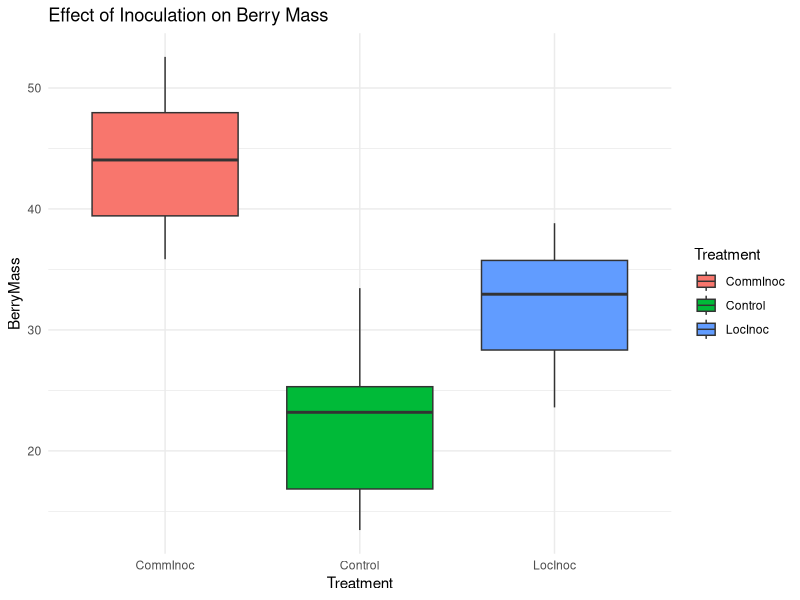
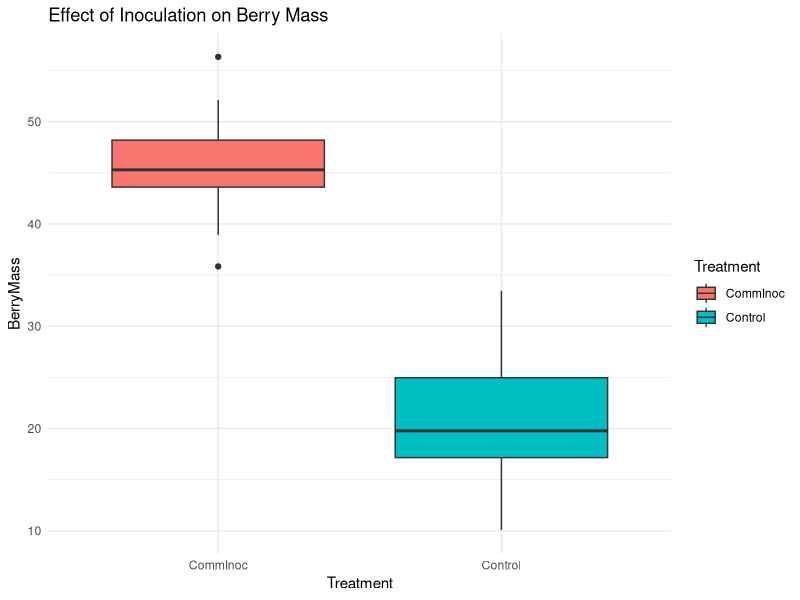
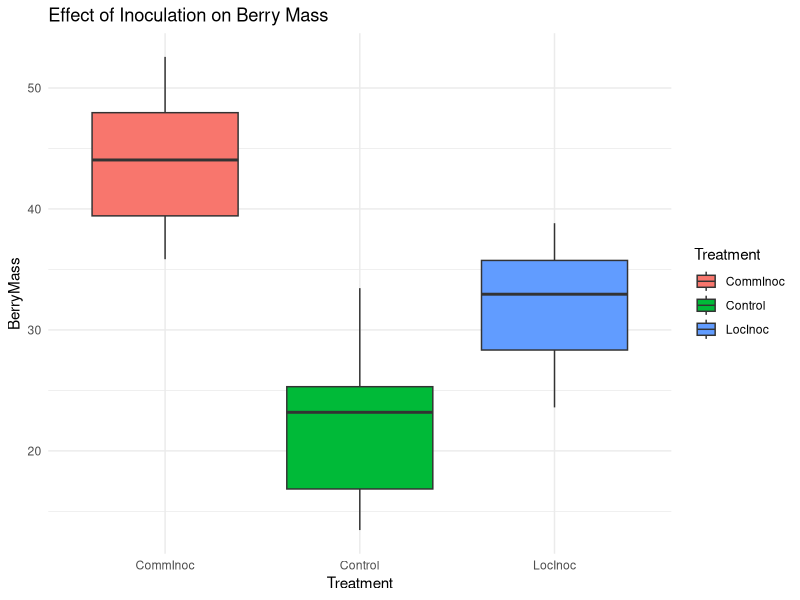

The R source for these figures, in order:
# homework 8
# 8 April 2021
# Sandra Nnadi

# Prediction- inoculation of blueberry plants with microbial inoculum increases berry fruit mass
# Null hypothesis (Ho)- there is no significant difference between control and treated blueberry plants. Ho=0
# Alternative hypothesis (Ha)- there is a significant difference between control and treated plants. Ha</>0
# data should follow normal distribution
# X =independent/causal variable we manipulate
# Y = dependent/response variable we measure
# what is the signal of the effect of X on Y
# Predictor is discrete- Treatment groups
# Response is continuous - Berry mass
# I will use an ANOVA to see whether the average of response variable among treatment group differs or not.

#--------------------------------------------------
library(ggplot2)
# Create random dataset
bb_group <- 3 #number of treatment group
bb_name <- c("Control","CommInoc","LocInoc") #name of groups
bb_size <- c(17,15,16) #sample sizes
bb_mean <- c(22,45,32) #mean responses
bb_sd <- c(5,5,5) #standard deviation
ID <- 1:sum(bb_size) #creates unique ID

BerryMass <- c(rnorm(n=bb_size[1],mean = bb_mean[1],sd=bb_sd[1]),
               rnorm(n=bb_size[2],mean = bb_mean[2],sd=bb_sd[2]),
               rnorm(n=bb_size[3],mean = bb_mean[3],sd=bb_sd[3]))

Treatment <- rep(bb_name,bb_size)               

# Construct data frame
ano_data <- data.frame(ID,Treatment,BerryMass)
head(ano_data)

# Analyze data with ANOVA
ano_model <- aov(BerryMass~Treatment,data = ano_data)
print(ano_model)
z <- summary(ano_model)
print(z)

flat_out <- unlist(z)
ano_stats <- list(f_ratio <- unlist(z)[7],f_Pval <- unlist(z)[9])
print(ano_stats)

# Graph ANOVA data
ano_plot <- ggplot(ano_data)+
  aes(x=Treatment,y=BerryMass,fill=Treatment)+
  geom_boxplot()+
  labs(title = "Effect of Inoculation on Berry Mass")+
  theme_minimal()

print(ano_plot)

ggsave(filename = "BerryANOVAplot.pdf",plot = ano_plot,device = "pdf")


# Run analysis again with different set of random numbers
# Create another random dataset
bb_group <- 3 #number of treatment group
bb_name <- c("Control","CommInoc","LocInoc") #name of groups
bb_size <- c(17,15,16) #sample sizes
bb_mean <- c(22,45,32) #mean responses
bb_sd <- c(5,5,5) #standard deviation
ID <- 1:sum(bb_size) #creates unique ID

BerryMass <- c(rnorm(n=bb_size[1],mean = bb_mean[1],sd=bb_sd[1]),
               rnorm(n=bb_size[2],mean = bb_mean[2],sd=bb_sd[2]),
               rnorm(n=bb_size[3],mean = bb_mean[3],sd=bb_sd[3]))

Treatment <- rep(bb_name,bb_size)               

# Construct data frame
ano_data <- data.frame(ID,Treatment,BerryMass)
head(ano_data)

# Analyze data with ANOVA
ano_model <- aov(BerryMass~Treatment,data = ano_data)
print(ano_model)
z <- summary(ano_model)
print(z)

flat_out <- unlist(z)
ano_stats <- list(f_ratio <- unlist(z)[7],f_Pval <- unlist(z)[9])
print(ano_stats)

# Adjusting the means of the three groups
bb_group <- 3 #number of treatment group
bb_name <- c("Control","CommInoc","LocInoc") #name of groups
bb_size <- c(17,15,16) #sample sizes
bb_mean <- c(20,35,30) #mean responses
bb_sd <- c(5,5,5) #standard deviation
ID <- 1:sum(bb_size) #creates unique ID

BerryMass <- c(rnorm(n=bb_size[1],mean = bb_mean[1],sd=bb_sd[1]),
               rnorm(n=bb_size[2],mean = bb_mean[2],sd=bb_sd[2]),
               rnorm(n=bb_size[3],mean = bb_mean[3],sd=bb_sd[3]))

Treatment <- rep(bb_name,bb_size)                

# Construct data frame
ano_data2 <- data.frame(ID,Treatment,BerryMass)
head(ano_data2)

# Analyze data with ANOVA
ano_model2 <- aov(BerryMass~Treatment,data = ano_data2)
print(ano_model2)
str(ano_model2)
z <- summary(ano_model2)
print(z)


# Adjusting the mean again
bb_group <- 2 #number of treatment group
bb_name <- c("Control","CommInoc") #name of groups
bb_size <- c(17,15) #sample sizes
bb_mean <- c(28,32) #mean responses
bb_sd <- c(5,5) #standard deviation
ID <- 1:sum(bb_size) #creates unique ID

BerryMass <- c(rnorm(n=bb_size[1],mean = bb_mean[1],sd=bb_sd[1]),
               rnorm(n=bb_size[2],mean = bb_mean[2],sd=bb_sd[2]))

Treatment <- rep(bb_name,bb_size)               

# Construct data frame
ano_data3 <- data.frame(ID,Treatment,BerryMass)
head(ano_data3)

# Analyze data with ANOVA
ano_model3 <- aov(BerryMass~Treatment,data = ano_data3)
print(ano_model3)
z <- summary(ano_model3)
print(z)


# two way test
library(ggplot2)
# Create random dataset
bb_group <- 2 #number of treatment group
bb_name <- c("Control","CommInoc") #name of groups
bb_size <- c(17,15) #sample sizes
bb_mean <- c(22,45) #mean responses
bb_sd <- c(5,5) #standard deviation
ID <- 1:sum(bb_size) #creates unique ID

BerryMass <- c(rnorm(n=bb_size[1],mean = bb_mean[1],sd=bb_sd[1]),
               rnorm(n=bb_size[2],mean = bb_mean[2],sd=bb_sd[2]))

Treatment <- rep(bb_name,bb_size)               

# Construct data frame
BB_data <- data.frame(ID,Treatment,BerryMass)
head(BB_data)

# Analyze data with Two way T-test
BB_model <- t.test(BerryMass~Treatment,data = BB_data)
print(BB_model)
z <- summary(BB_model)
print(z)

flat_out <- unlist(z)
ano_stats <- list(f_ratio <- unlist(z)[7],f_Pval <- unlist(z)[9])
print(ano_stats)

# Graph t.test data
BB_plot <- ggplot(BB_data)+
  aes(x=Treatment,y=BerryMass,fill=Treatment)+
  geom_boxplot()+
  labs(title = "Effect of Inoculation on Berry Mass")+
  theme_minimal()

print(BB_plot)


# calculate effect size for original data
# η^2 = SStreat / SStotal = 0.82
# SStreat =treatment sum of squares = 4137
# SStotal =total sum of squares = 4137 + 907 = 5044
# Effect size (f) = √((η^2/(1- η^2) = 2.13

# calculate power of test
power.anova.test(groups = 3, n=15,between.var =1,within.var = 2,sig.level = 0.05,power = NULL)

# calculate minimal sample size
power.anova.test(groups = 3, n=NULL,between.var =1,within.var = 2,sig.level = 0.05,power = 0.9)
